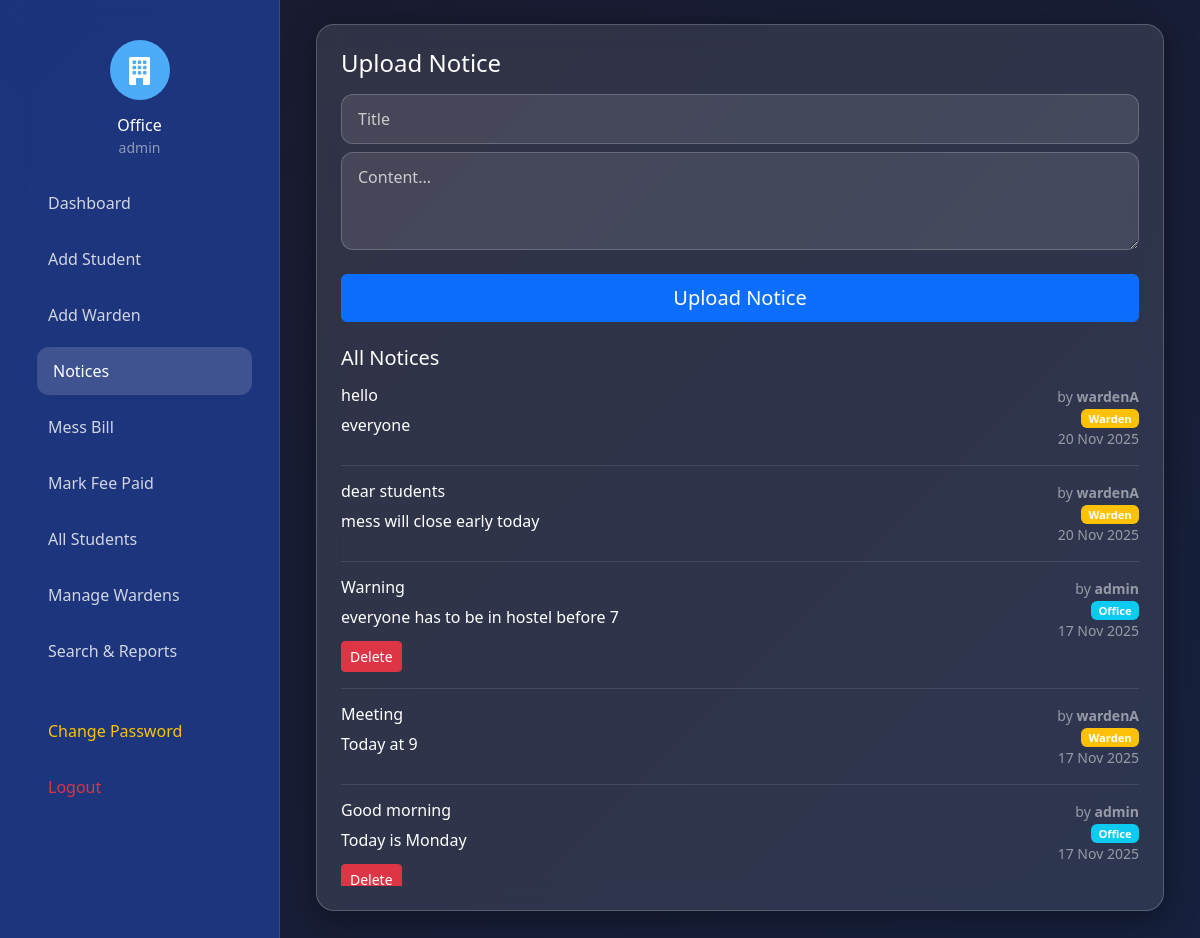
The page /dashboards/office.php?section=notices (signed in) on the database its author committed.
### tables this page shows
CREATE TABLE `notices` (
  `id` int(11) NOT NULL,
  `title` varchar(100) NOT NULL,
  `content` text NOT NULL,
  `posted_by` int(11) NOT NULL,
  `block` varchar(10) DEFAULT NULL,
  `posted_at` timestamp NOT NULL DEFAULT current_timestamp(),
  `visible_to` enum('all','students','wardens') DEFAULT 'all',
  `target_audience` varchar(20) DEFAULT 'both'
);

CREATE TABLE `users` (
  `id` int(11) NOT NULL,
  `username` varchar(50) NOT NULL,
  `password` varchar(255) NOT NULL,
  `role` enum('student','warden','office') NOT NULL,
  `first_login` tinyint(1) DEFAULT 1,
  `created_at` timestamp NOT NULL DEFAULT current_timestamp(),
  `security_question` varchar(255) DEFAULT 'What is your mother''s maiden name?',
  `security_answer` varchar(255) DEFAULT NULL
);

### dashboards/office.php (the view, shortened to what this page needs)
<?php
include '../includes/db.php';
$notices = $pdo->query("SELECT n.*, u.username, u.role FROM notices n JOIN users u ON n.posted_by = u.id ORDER BY n.posted_at DESC")->fetchAll();
$active_section = $_GET['section'] ?? 'dashboard';
function url_with_section($section = null, $extra = []) {
    $params = $extra;
    if ($section !== null) $params['section'] = $section;
    elseif (isset($_GET['section'])) $params['section'] = $_GET['section'];
    return $params ? '?' . http_build_query($params) : '?';
}
?>
<!DOCTYPE html>
<html lang="en">
<head>
    <link href="https://cdn.jsdelivr.net/npm/bootstrap@5.3.3/dist/css/bootstrap.min.css" rel="stylesheet">
    <link href="https://cdn.jsdelivr.net/npm/bootstrap-icons@1.11.3/font/bootstrap-icons.min.css" rel="stylesheet">
    <link rel="stylesheet" href="../assets/css/style.css">
</head>
<body class="dashboard-bg">
<div class="sidebar">
    <div class="p-3 text-center">
        <div class="logo-circle mx-auto mb-3">
            <i class="bi bi-building-fill text-white fs-3"></i>
        </div>
        <h6 class="text-white mb-0">Office</h6>
        <small class="text-white-50"><?= htmlspecialchars($_SESSION['username']) ?></small>
    </div>
    <div class="nav-container">
        <ul class="nav flex-column">
            <li class="nav-item"><a href="?" class="nav-link <?= $active_section=='dashboard'?'active':'' ?>">Dashboard</a></li>
            <li class="nav-item"><a href="<?= url_with_section('addstudent') ?>" class="nav-link <?= $active_section=='addstudent'?'active':'' ?>">Add Student</a></li>
            <li class="nav-item"><a href="<?= url_with_section('addwarden') ?>" class="nav-link <?= $active_section=='addwarden'?'active':'' ?>">Add Warden</a></li>
            <li class="nav-item"><a href="<?= url_with_section('notices') ?>" class="nav-link <?= $active_section=='notices'?'active':'' ?>">Notices</a></li>
            <li class="nav-item"><a href="<?= url_with_section('messbill') ?>" class="nav-link <?= $active_section=='messbill'?'active':'' ?>">Mess Bill</a></li>
            <li class="nav-item"><a href="<?= url_with_section('feepaid') ?>" class="nav-link <?= $active_section=='feepaid'?'active':'' ?>">Mark Fee Paid</a></li>
            <li class="nav-item"><a href="<?= url_with_section('students') ?>" class="nav-link <?= $active_section=='students'?'active':'' ?>">All Students</a></li>
            <li class="nav-item"><a href="<?= url_with_section('wardens') ?>" class="nav-link <?= $active_section=='wardens'?'active':'' ?>">Manage Wardens</a></li>
            <li class="nav-item"><a href="<?= url_with_section('reports') ?>" class="nav-link <?= $active_section=='reports'?'active':'' ?>">Search & Reports</a></li>
            <li class="nav-item mt-4"><a href="#" class="nav-link text-warning" data-bs-toggle="modal" data-bs-target="#changePasswordModal">Change Password</a></li>
            <li class="nav-item"><a href="../logout.php" class="nav-link text-danger">Logout</a></li>
        </ul>
    </div>
</div>
<div class="main-content p-4">
    <div class="container-fluid">
        <div id="notices" class="content-section <?= $active_section=='notices'?'active':'' ?>" style="display: <?= $active_section=='notices'?'block':'none' ?>;">
            <div class="glass-card p-4">
                <h4 class="text-white mb-3">Upload Notice</h4>
                <form method="POST" class="mb-4">
                    <input type="text" name="title" class="form-control glass-input mb-2" placeholder="Title" required>
                    <textarea name="content" class="form-control glass-input" rows="3" placeholder="Content..." required></textarea>
                    <button name="upload_notice" class="btn btn-primary w-100 mt-4 py-2 fs-5">Upload Notice</button>
                </form>
                <h5 class="text-white mb-3">All Notices</h5>
                <div style="max-height: 500px; overflow-y: auto;">
                    <?php foreach ($notices as $n): ?>
                        <div class="border-bottom border-white border-opacity-10 pb-3 mb-3">
                            <div class="d-flex justify-content-between align-items-start">
                                <div>
                                    <h6 class="text-white"><?= htmlspecialchars($n['title']) ?></h6>
                                    <p class="text-white-75 mb-1"><?= nl2br(htmlspecialchars($n['content'])) ?></p>
                                </div>
                                <small class="text-white-50 text-end">
                                    by <strong><?= htmlspecialchars($n['username']) ?></strong><br>
                                    <span class="badge bg-<?= $n['role']=='warden'?'warning':'info' ?>"><?= ucfirst($n['role']) ?></span><br>
                                    <?= date('d M Y', strtotime($n['posted_at'])) ?>
                                </small>
                            </div>
                            <?php if ($n['posted_by'] == $_SESSION['user_id']): ?>
                                <form method="POST" class="d-inline mt-1">
                                    <button name="delete_notice" class="btn btn-sm btn-danger">Delete</button>
                                </form>
                            <?php endif; ?>
                        </div>
                    <?php endforeach; ?>
                </div>
            </div>
        </div>
    </div>
</div>
</body>
</html>

### assets/css/style.css (style rules this page uses)
.glass-card { background: rgba(255, 255, 255, 0.08); backdrop-filter: blur(14px); -webkit-backdrop-filter: blur(14px); border: 1px solid rgba(255, 255, 255, 0.15); border-radius: 20px; box-shadow: 0 8px 32px rgba(0, 0, 0, 0.37); }
.glass-input { background: rgba(255, 255, 255, 0.1); border: 1px solid rgba(255, 255, 255, 0.2); color: white; border-radius: 12px; padding: 0.75rem 1rem; transition: all 0.3s; }
.glass-input::placeholder { color: rgba(255, 255, 255, 0.6); }
.dashboard-bg { background: linear-gradient(135deg, #1a1a2e, #16213e); min-height: 100vh; color: white; }
.sidebar { position: fixed; top: 0; left: 0; width: 280px; height: 100vh; background: rgba(30, 58, 138, 0.8); backdrop-filter: blur(10px); padding: 1.5rem 1rem; border-right: 1px solid rgba(255,255,255,0.1); z-index: 1000; }
.logo-circle { width: 60px; height: 60px; background: #4dabf7; border-radius: 50%; display: flex; align-items: center; justify-content: center; }
.nav-link { color: rgba(255,255,255,0.8); padding: 0.75rem 1rem; border-radius: 12px; margin: 0.3rem 0; transition: all 0.3s; display: flex; align-items: center; }
.nav-link:hover, .nav-link.active { background: rgba(255,255,255,0.15); color: white; transform: translateX(5px); }
.main-content { margin-left: 280px; padding: 2rem; }
.welcome-card, .service-card, .glass-card { background: rgba(255, 255, 255, 0.1); backdrop-filter: blur(12px); border: 1px solid rgba(255, 255, 255, 0.2); border-radius: 18px; transition: transform 0.3s; }
.sidebar .nav-container { flex: 1; overflow-y: auto; padding: 0 1rem; -ms-overflow-style: none; scrollbar-width: none; }
.sidebar { position: fixed; top: 0; left: 0; width: 280px; height: 100vh; background: rgba(30, 58, 138, 0.85); backdrop-filter: blur(12px); border-right: 1px solid rgba(255,255,255,0.1); display: flex; flex-direction: column; z-index: 1000; }
.sidebar .nav-link { color: rgba(255,255,255,0.8); padding: 0.75rem 1rem; border-radius: 12px; margin: 0.25rem 0; transition: all 0.3s; display: flex; align-items: center; }
.sidebar .nav-link:hover, .sidebar .nav-link.active { background: rgba(255,255,255,0.15); color: white; transform: translateX(5px); }
.main-content { margin-left: 280px; min-height: 100vh; }
.content-section { display: none; }
.content-section.active { display: block; }

### dashboards/office.php (style rules this page uses)
.form-select, .form-control { color: #000 !important; background-color: #fff !important; border: 1px solid #ccc !important; }
.glass-input { background: rgba(255,255,255,0.1) !important; border: 1px solid rgba(255,255,255,0.2) !important; color: #fff !important; position: relative; }
.glass-input::placeholder { color: #cccccc !important; opacity: 1 !important; }
.badge { font-size: 0.8em; padding: 0.35em 0.65em; }

### rows shown on the page
notices: title "hello", content "everyone", posted_by.username "wardenA", posted_by.role "Warden", posted_at "20 Nov 2025"
notices: title "dear students", content "mess will close early today", posted_by.username "wardenA", posted_by.role "Warden", posted_at "20 Nov 2025"
notices: title "Warning", content "everyone has to be in hostel before 7", posted_by.username "admin", posted_by.role "Office", posted_at "17 Nov 2025"
notices: title "Meeting", content "Today at 9", posted_by.username "wardenA", posted_by.role "Warden", posted_at "17 Nov 2025"
notices: title "Good morning", content "Today is Monday", posted_by.username "admin", posted_by.role "Office", posted_at "17 Nov 2025"

### other values the page prints
$_SESSION['username'] "admin"
